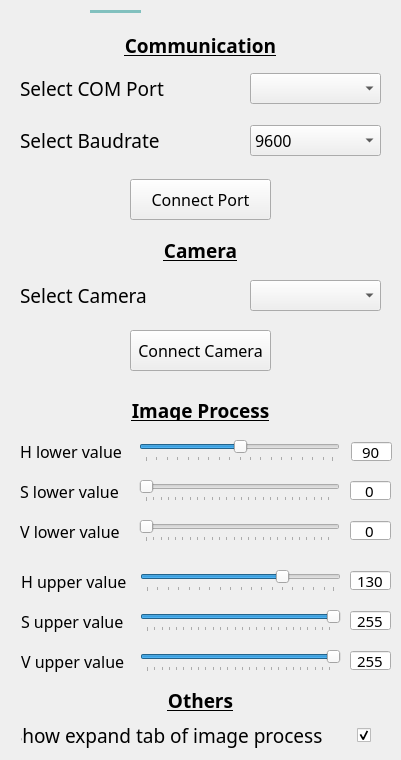
    <widget class="QWidget" name="Cfg_tab">
     <widget class="Line" name="Cfg_indicator">
      <property name="geometry">
       <rect>
        <x>90</x>
        <y>10</y>
        <width>51</width>
        <height>3</height>
       </rect>
      </property>
      <property name="styleSheet">
       <string notr="true">background-color:rgb(129, 192, 190);</string>
      </property>
      <property name="frameShadow">
       <enum>QFrame::Raised</enum>
      </property>
      <property name="lineWidth">
       <number>0</number>
      </property>
      <property name="midLineWidth">
       <number>0</number>
      </property>
      <property name="orientation">
       <enum>Qt::Horizontal</enum>
      </property>
     </widget>
     <widget class="QLabel" name="Port_label">
      <property name="geometry">
       <rect>
        <x>20</x>
        <y>73</y>
        <width>151</width>
        <height>31</height>
       </rect>
      </property>
      <property name="font">
       <font>
        <family>Google Sans</family>
        <pointsize>14</pointsize>
       </font>
      </property>
      <property name="text">
       <string>Select COM Port</string>
      </property>
      <property name="alignment">
       <set>Qt::AlignLeading|Qt::AlignLeft|Qt::AlignVCenter</set>
      </property>
      <property name="wordWrap">
       <bool>false</bool>
      </property>
     </widget>
     <widget class="QComboBox" name="Port_sel">
      <property name="geometry">
       <rect>
        <x>250</x>
        <y>73</y>
        <width>131</width>
        <height>31</height>
       </rect>
      </property>
      <property name="font">
       <font>
        <family>Google Sans</family>
        <pointsize>12</pointsize>
        <weight>50</weight>
        <bold>false</bold>
        <stylestrategy>PreferAntialias</stylestrategy>
        <kerning>true</kerning>
       </font>
      </property>
      <property name="styleSheet">
       <string notr="true"/>
      </property>
      <property name="currentText">
       <string/>
      </property>
      <property name="placeholderText">
       <string/>
      </property>
     </widget>
     <widget class="QLabel" name="Baudrate_label">
      <property name="geometry">
       <rect>
        <x>20</x>
        <y>125</y>
        <width>141</width>
        <height>31</height>
       </rect>
      </property>
      <property name="font">
       <font>
        <family>Google Sans</family>
        <pointsize>14</pointsize>
       </font>
      </property>
      <property name="text">
       <string>Select Baudrate</string>
      </property>
      <property name="alignment">
       <set>Qt::AlignLeading|Qt::AlignLeft|Qt::AlignVCenter</set>
      </property>
     </widget>
     <widget class="QComboBox" name="Baudrate_sel">
      <property name="geometry">
       <rect>
        <x>250</x>
        <y>125</y>
        <width>131</width>
        <height>31</height>
       </rect>
      </property>
      <property name="font">
       <font>
        <family>Google Sans</family>
        <pointsize>12</pointsize>
       </font>
      </property>
      <property name="styleSheet">
       <string notr="true">#Port_sel {
	background-color: rgb(255, 255, 255);
	border: 2px solid rgb(129, 192, 190);
	border-radius: 5px;
}

#Port_sel:on {
	border: 2px solid rgb(0, 170, 127);
}

#Port_sel QListView {
	selection-background-color:rgb(129, 192, 190);
}</string>
      </property>
      <property name="currentText">
       <string>9600</string>
      </property>
      <item>
       <property name="text">
        <string>9600</string>
       </property>
      </item>
      <item>
       <property name="text">
        <string>19200</string>
       </property>
      </item>
      <item>
       <property name="text">
        <string>38400</string>
       </property>
      </item>
      <item>
       <property name="text">
        <string>51200</string>
       </property>
      </item>
      <item>
       <property name="text">
        <string>115200</string>
       </property>
      </item>
     </widget>
     <widget class="QLabel" name="Commu_cfg">
      <property name="geometry">
       <rect>
        <x>120</x>
        <y>35</y>
        <width>161</width>
        <height>21</height>
       </rect>
      </property>
      <property name="font">
       <font>
        <family>Google Sans</family>
        <pointsize>14</pointsize>
        <weight>75</weight>
        <bold>true</bold>
        <underline>true</underline>
       </font>
      </property>
      <property name="text">
       <string>Communication</string>
      </property>
      <property name="alignment">
       <set>Qt::AlignCenter</set>
      </property>
     </widget>
     <widget class="QLabel" name="Cam_cfg">
      <property name="geometry">
       <rect>
        <x>120</x>
        <y>240</y>
        <width>161</width>
        <height>21</height>
       </rect>
      </property>
      <property name="font">
       <font>
        <family>Google Sans</family>
        <pointsize>14</pointsize>
        <weight>75</weight>
        <bold>true</bold>
        <underline>true</underline>
       </font>
      </property>
      <property name="text">
       <string>Camera</string>
      </property>
      <property name="alignment">
       <set>Qt::AlignCenter</set>
      </property>
     </widget>
     <widget class="QLabel" name="Cam_label">
      <property name="geometry">
       <rect>
        <x>20</x>
        <y>280</y>
        <width>141</width>
        <height>31</height>
       </rect>
      </property>
      <property name="font">
       <font>
        <family>Google Sans</family>
        <pointsize>14</pointsize>
       </font>
      </property>
      <property name="text">
       <string>Select Camera</string>
      </property>
     </widget>
     <widget class="QComboBox" name="Cam_sel">
      <property name="geometry">
       <rect>
        <x>250</x>
        <y>280</y>
        <width>131</width>
        <height>31</height>
       </rect>
      </property>
      <property name="font">
       <font>
        <family>Google Sans</family>
        <pointsize>12</pointsize>
       </font>
      </property>
     </widget>
     <widget class="QLabel" name="Image_cfg">
      <property name="geometry">
       <rect>
        <x>120</x>
        <y>400</y>
        <width>161</width>
        <height>21</height>
       </rect>
      </property>
      <property name="font">
       <font>
        <family>Google Sans</family>
        <pointsize>14</pointsize>
        <weight>75</weight>
        <bold>true</bold>
        <underline>true</underline>
        <strikeout>false</strikeout>
       </font>
      </property>
      <property name="text">
       <string>Image Process</string>
      </property>
      <property name="alignment">
       <set>Qt::AlignCenter</set>
      </property>
     </widget>
     <widget class="QSlider" name="HL_value">
      <property name="geometry">
       <rect>
        <x>139</x>
        <y>440</y>
        <width>201</width>
        <height>22</height>
       </rect>
      </property>
      <property name="mouseTracking">
       <bool>false</bool>
      </property>
      <property name="minimum">
       <number>0</number>
      </property>
      <property name="maximum">
       <number>179</number>
      </property>
      <property name="value">
       <number>90</number>
      </property>
      <property name="orientation">
       <enum>Qt::Horizontal</enum>
      </property>
      <property name="tickPosition">
       <enum>QSlider::TicksBelow</enum>
      </property>
      <property name="tickInterval">
       <number>0</number>
      </property>
     </widget>
     <widget class="QSlider" name="SL_value">
      <property name="geometry">
       <rect>
        <x>139</x>
        <y>480</y>
        <width>201</width>
        <height>22</height>
       </rect>
      </property>
      <property name="maximum">
       <number>255</number>
      </property>
      <property name="orientation">
       <enum>Qt::Horizontal</enum>
      </property>
      <property name="tickPosition">
       <enum>QSlider::TicksBelow</enum>
      </property>
     </widget>
     <widget class="QSlider" name="VL_value">
      <property name="geometry">
       <rect>
        <x>139</x>
        <y>520</y>
        <width>201</width>
        <height>22</height>
       </rect>
      </property>
      <property name="maximum">
       <number>255</number>
      </property>
      <property name="orientation">
       <enum>Qt::Horizontal</enum>
      </property>
      <property name="tickPosition">
       <enum>QSlider::TicksBelow</enum>
      </property>
     </widget>
     <widget class="QLabel" name="HL_label">
      <property name="geometry">
       <rect>
        <x>20</x>
        <y>440</y>
        <width>111</width>
        <height>22</height>
       </rect>
      </property>
      <property name="font">
       <font>
        <family>Google Sans</family>
        <pointsize>12</pointsize>
       </font>
      </property>
      <property name="text">
       <string>H lower value</string>
      </property>
      <property name="wordWrap">
       <bool>true</bool>
      </property>
     </widget>
     <widget class="QLabel" name="SL_label">
      <property name="geometry">
       <rect>
        <x>20</x>
        <y>480</y>
        <width>111</width>
        <height>22</height>
       </rect>
      </property>
      <property name="font">
       <font>
        <family>Google Sans</family>
        <pointsize>12</pointsize>
       </font>
      </property>
      <property name="text">
       <string>S lower value</string>
      </property>
     </widget>
     <widget class="QLabel" name="VL_Label">
      <property name="geometry">
       <rect>
        <x>20</x>
        <y>520</y>
        <width>111</width>
        <height>22</height>
       </rect>
      </property>
      <property name="font">
       <font>
        <family>Google Sans</family>
        <pointsize>12</pointsize>
       </font>
      </property>
      <property name="text">
       <string>V lower value</string>
      </property>
     </widget>
     <widget class="QSlider" name="VH_value">
      <property name="geometry">
       <rect>
        <x>140</x>
        <y>650</y>
        <width>201</width>
        <height>22</height>
       </rect>
      </property>
      <property name="maximum">
       <number>255</number>
      </property>
      <property name="value">
       <number>255</number>
      </property>
      <property name="orientation">
       <enum>Qt::Horizontal</enum>
      </property>
      <property name="tickPosition">
       <enum>QSlider::TicksBelow</enum>
      </property>
     </widget>
     <widget class="QLabel" name="SH_label">
      <property name="geometry">
       <rect>
        <x>21</x>
        <y>610</y>
        <width>111</width>
        <height>22</height>
       </rect>
      </property>
      <property name="font">
       <font>
        <family>Google Sans</family>
        <pointsize>12</pointsize>
       </font>
      </property>
      <property name="text">
       <string>S upper value</string>
      </property>
     </widget>
     <widget class="QLabel" name="HH_label">
      <property name="geometry">
       <rect>
        <x>21</x>
        <y>570</y>
        <width>111</width>
        <height>22</height>
       </rect>
      </property>
      <property name="font">
       <font>
        <family>Google Sans</family>
        <pointsize>12</pointsize>
       </font>
      </property>
      <property name="text">
       <string>H upper value</string>
      </property>
      <property name="wordWrap">
       <bool>true</bool>
      </property>
     </widget>
     <widget class="QLabel" name="VH_label">
      <property name="geometry">
       <rect>
        <x>21</x>
        <y>650</y>
        <width>111</width>
        <height>22</height>
       </rect>
      </property>
      <property name="font">
       <font>
        <family>Google Sans</family>
        <pointsize>12</pointsize>
       </font>
      </property>
      <property name="text">
       <string>V upper value</string>
      </property>
     </widget>
     <widget class="QSlider" name="HH_value">
      <property name="geometry">
       <rect>
        <x>140</x>
        <y>570</y>
        <width>201</width>
        <height>22</height>
       </rect>
      </property>
      <property name="minimum">
       <number>0</number>
      </property>
      <property name="maximum">
       <number>179</number>
      </property>
      <property name="value">
       <number>130</number>
      </property>
      <property name="orientation">
       <enum>Qt::Horizontal</enum>
      </property>
      <property name="tickPosition">
       <enum>QSlider::TicksBelow</enum>
      </property>
      <property name="tickInterval">
       <number>0</number>
      </property>
     </widget>
     <widget class="QSlider" name="SH_value">
      <property name="geometry">
       <rect>
        <x>140</x>
        <y>610</y>
        <width>201</width>
        <height>22</height>
       </rect>
      </property>
      <property name="maximum">
       <number>255</number>
      </property>
      <property name="value">
       <number>255</number>
      </property>
      <property name="orientation">
       <enum>Qt::Horizontal</enum>
      </property>
      <property name="tickPosition">
       <enum>QSlider::TicksBelow</enum>
      </property>
     </widget>
     <widget class="QLabel" name="Others_cfg">
      <property name="geometry">
       <rect>
        <x>120</x>
        <y>690</y>
        <width>161</width>
        <height>21</height>
       </rect>
      </property>
      <property name="font">
       <font>
        <family>Google Sans</family>
        <pointsize>14</pointsize>
        <weight>75</weight>
        <bold>true</bold>
        <underline>true</underline>
       </font>
      </property>
      <property name="text">
       <string>Others</string>
      </property>
      <property name="alignment">
       <set>Qt::AlignCenter</set>
      </property>
     </widget>
     <widget class="QCheckBox" name="Show_checkbox">
      <property name="geometry">
       <rect>
        <x>20</x>
        <y>720</y>
        <width>351</width>
        <height>31</height>
       </rect>
      </property>
      <property name="font">
       <font>
        <family>Google Sans</family>
        <pointsize>14</pointsize>
       </font>
      </property>
      <property name="layoutDirection">
       <enum>Qt::RightToLeft</enum>
      </property>
      <property name="text">
       <string>Show expand tab of image process      </string>
      </property>
      <property name="checked">
       <bool>true</bool>
      </property>
     </widget>
     <widget class="QSpinBox" name="HL_num">
      <property name="geometry">
       <rect>
        <x>351</x>
        <y>441</y>
        <width>41</width>
        <height>21</height>
       </rect>
      </property>
      <property name="font">
       <font>
        <family>Google Sans</family>
        <pointsize>11</pointsize>
       </font>
      </property>
      <property name="alignment">
       <set>Qt::AlignCenter</set>
      </property>
      <property name="buttonSymbols">
       <enum>QAbstractSpinBox::NoButtons</enum>
      </property>
      <property name="maximum">
       <number>179</number>
      </property>
      <property name="value">
       <number>90</number>
      </property>
     </widget>
     <widget class="QSpinBox" name="SL_num">
      <property name="geometry">
       <rect>
        <x>350</x>
        <y>480</y>
        <width>41</width>
        <height>21</height>
       </rect>
      </property>
      <property name="font">
       <font>
        <family>Google Sans</family>
        <pointsize>11</pointsize>
       </font>
      </property>
      <property name="alignment">
       <set>Qt::AlignCenter</set>
      </property>
      <property name="buttonSymbols">
       <enum>QAbstractSpinBox::NoButtons</enum>
      </property>
      <property name="maximum">
       <number>255</number>
      </property>
     </widget>
     <widget class="QSpinBox" name="VL_num">
      <property name="geometry">
       <rect>
        <x>350</x>
        <y>520</y>
        <width>41</width>
        <height>21</height>
       </rect>
      </property>
      <property name="font">
       <font>
        <family>Google Sans</family>
        <pointsize>11</pointsize>
       </font>
      </property>
      <property name="alignment">
       <set>Qt::AlignCenter</set>
      </property>
      <property name="buttonSymbols">
       <enum>QAbstractSpinBox::NoButtons</enum>
      </property>
      <property name="maximum">
       <number>255</number>
      </property>
     </widget>
     <widget class="QSpinBox" name="HH_num">
      <property name="geometry">
       <rect>
        <x>350</x>
        <y>570</y>
        <width>41</width>
        <height>21</height>
       </rect>
      </property>
      <property name="font">
       <font>
        <family>Google Sans</family>
        <pointsize>11</pointsize>
       </font>
      </property>
      <property name="alignment">
       <set>Qt::AlignCenter</set>
      </property>
      <property name="buttonSymbols">
       <enum>QAbstractSpinBox::NoButtons</enum>
      </property>
      <property name="maximum">
       <number>179</number>
      </property>
      <property name="value">
       <number>130</number>
      </property>
     </widget>
     <widget class="QSpinBox" name="SH_num">
      <property name="geometry">
       <rect>
        <x>350</x>
        <y>610</y>
        <width>41</width>
        <height>21</height>
       </rect>
      </property>
      <property name="font">
       <font>
        <family>Google Sans</family>
        <pointsize>11</pointsize>
       </font>
      </property>
      <property name="alignment">
       <set>Qt::AlignCenter</set>
      </property>
      <property name="buttonSymbols">
       <enum>QAbstractSpinBox::NoButtons</enum>
      </property>
      <property name="maximum">
       <number>255</number>
      </property>
      <property name="value">
       <number>255</number>
      </property>
     </widget>
     <widget class="QSpinBox" name="VH_num">
      <property name="geometry">
       <rect>
        <x>350</x>
        <y>650</y>
        <width>41</width>
        <height>21</height>
       </rect>
      </property>
      <property name="font">
       <font>
        <family>Google Sans</family>
        <pointsize>11</pointsize>
       </font>
      </property>
      <property name="alignment">
       <set>Qt::AlignCenter</set>
      </property>
      <property name="buttonSymbols">
       <enum>QAbstractSpinBox::NoButtons</enum>
      </property>
      <property name="maximum">
       <number>255</number>
      </property>
      <property name="value">
       <number>255</number>
      </property>
     </widget>
     <widget class="QPushButton" name="Port_btn">
      <property name="geometry">
       <rect>
        <x>130</x>
        <y>179</y>
        <width>141</width>
        <height>41</height>
       </rect>
      </property>
      <property name="font">
       <font>
        <family>Google Sans</family>
        <pointsize>12</pointsize>
       </font>
      </property>
      <property name="text">
       <string>Connect Port</string>
      </property>
      <property name="checkable">
       <bool>true</bool>
      </property>
     </widget>
     <widget class="QPushButton" name="Cam_btn">
      <property name="geometry">
       <rect>
        <x>130</x>
        <y>330</y>
        <width>141</width>
        <height>41</height>
       </rect>
      </property>
      <property name="font">
       <font>
        <family>Google Sans</family>
        <pointsize>12</pointsize>
       </font>
      </property>
      <property name="text">
       <string>Connect Camera</string>
      </property>
      <property name="checkable">
       <bool>true</bool>
      </property>
     </widget>
    </widget>
